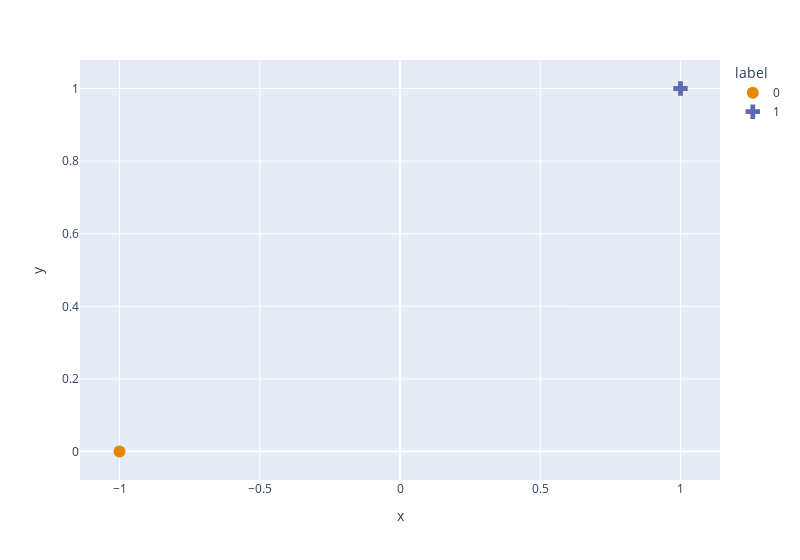

The code cell stored with this chart in its notebook:
### Markdown cell above
When our data is linearly separable, we run the risk of **diverging weights** as the model attempts to reduce cross-entropy loss to 0.

To see why, consider the following artificially generated "toy" dataset.

### Code cell
toy_df = pd.DataFrame({"x": [-1, 1], "y": [0, 1], "label": pd.Categorical([0, 1])})
fig = px.scatter(toy_df, x="x", y="y", 
                 color="label", symbol="label", 
                 symbol_sequence=[ "circle", "cross"],
                 render_mode="svg")
fig.update_traces(marker=dict(size=12))

### Figure 1 — Plotly figure (JSON) as saved in the notebook; plotly's stock layout.template omitted (floating-point values rounded to 4 significant figures)
{"data": [{"hovertemplate": "label=0<br>x=%{x}<br>y=%{y}<extra></extra>", "legendgroup": "0", "marker": {"color": "rgb(229, 134, 6)", "size": 12, "symbol": "circle"}, "mode": "markers", "name": "0", "orientation": "v", "showlegend": true, "type": "scatter", "x": [-1], "xaxis": "x", "y": [0], "yaxis": "y"}, {"hovertemplate": "label=1<br>x=%{x}<br>y=%{y}<extra></extra>", "legendgroup": "1", "marker": {"color": "rgb(93, 105, 177)", "size": 12, "symbol": "cross"}, "mode": "markers", "name": "1", "orientation": "v", "showlegend": true, "type": "scatter", "x": [1], "xaxis": "x", "y": [1], "yaxis": "y"}], "layout": {"legend": {"title": {"text": "label"}, "tracegroupgap": 0}, "margin": {"t": 60}, "width": 800, "xaxis": {"anchor": "y", "domain": [0, 1], "title": {"text": "x"}}, "yaxis": {"anchor": "x", "domain": [0, 1], "title": {"text": "y"}}}}
